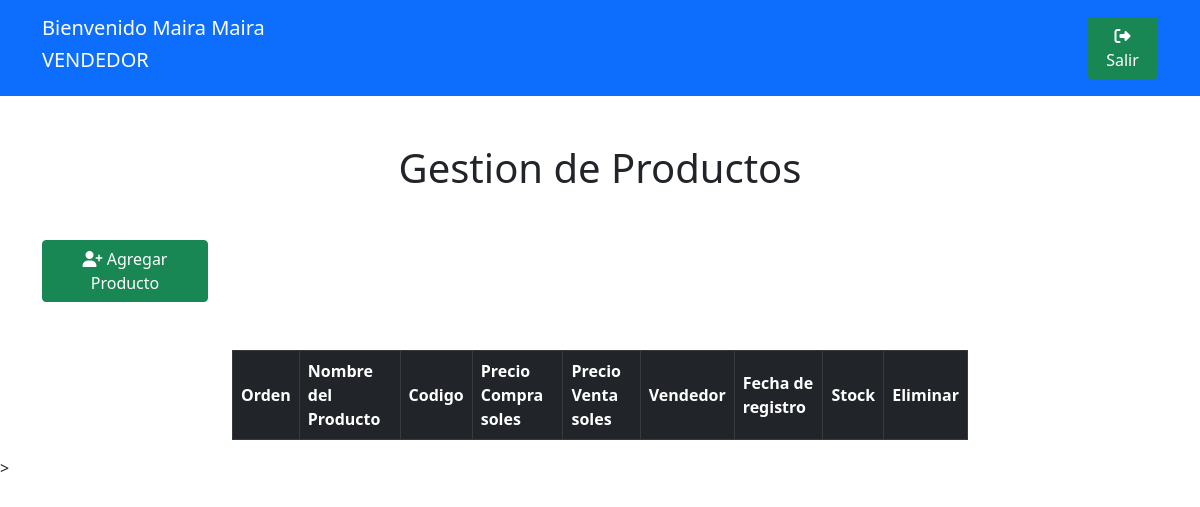
The app's page /gestionProductos (signed in), older data.
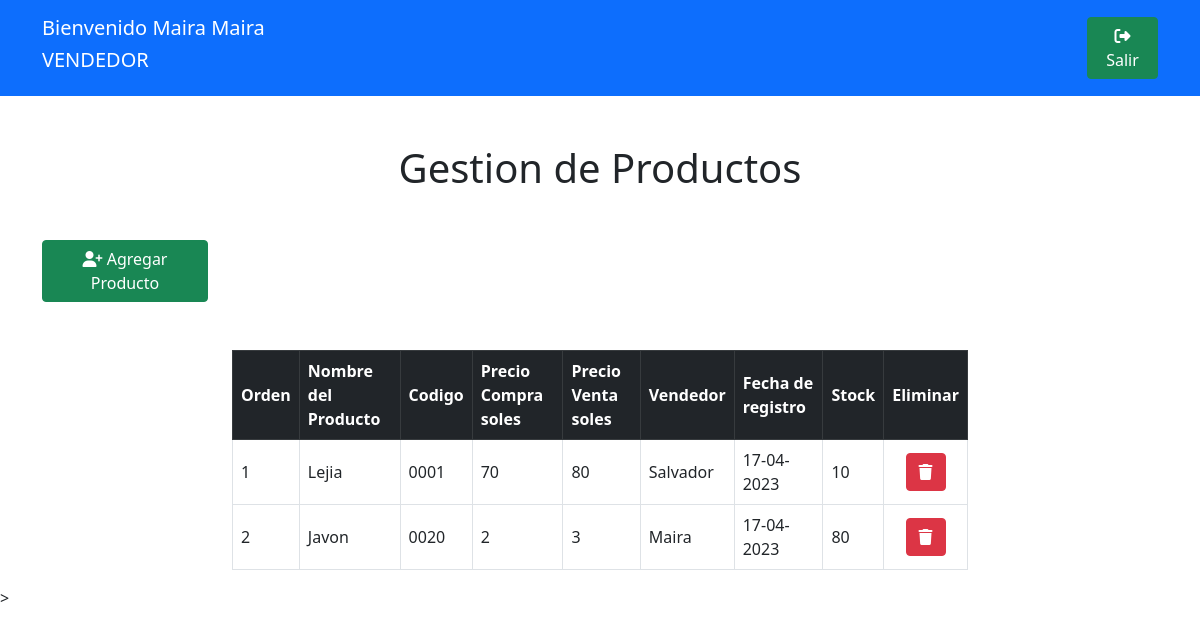
The same page, newer data.
### gestion_tienda/models.py (models this page shows)
class datosUsuario(models.Model):
    user = models.OneToOneField(User, on_delete=models.CASCADE)
    rolUsuario = models.CharField(max_length=32, default='VENDEDOR')
    nroCelular = models.CharField(max_length=32, default='000000000')
    fechaIngreso = models.DateField(default=date.today)

class datosProducto(models.Model):
    vendedor = models.ForeignKey(User, on_delete=models.CASCADE)
    nameProducto = models.CharField(max_length=32, default='000000000')
    codigo = models.CharField(max_length=32, default='000000000')
    precioCompra = models.CharField(max_length=32, default='0')
    PrecioVenta = models.CharField(max_length=32, default='0')
    stockProducto = models.CharField(max_length=32, default='0')
    fechaventa = models.DateField(default=date.today)

### gestion_tienda/views.py (the view)
# urls.py: path('gestionProductos', views.gestionProductos, name='gestionProductos'),
@login_required(login_url="http://127.0.0.1:8000/")
def gestionProductos(request):
    return render(request, 'gestionProductos.html', {
        'productosTotales': datosProducto.objects.all().order_by('id')
    })

### gestion_tienda/templates/gestionProductos.html (shortened to what this page needs)
{% load static %}
<!DOCTYPE html>
<html>
    <head>
        <link href="https://cdn.jsdelivr.net/npm/bootstrap@5.0.2/dist/css/bootstrap.min.css" rel="stylesheet">
        <link rel="stylesheet" href="https://cdnjs.cloudflare.com/ajax/libs/font-awesome/6.4.0/css/all.min.css" />
    </head>
    <body>
        <div class="bg-primary">
            <div class="container">
                <div class="row justify-content-between align-items-center">
                    <div class="col-4 mt-3 mb-3 text-white">
                        <div class="row">
                            <h5>Bienvenido {{ user.first_name }} {{ user.last_name }}</h5>
                        </div>
                        <div class="row">
                            <h5>{{ user.datosusuario.rolUsuario }}</h5>
                        </div>
                    </div>
                    <div class="col-1">
                        <a class="btn btn-success" href="{% url 'gestion_tienda:cerrarSesion' %}"><i class="fa-solid fa-right-from-bracket"></i> Salir</a>
                    </div>
                </div>
            </div>
        </div>
        <div class="mt-5 text-center">
            <h1>Gestion de Productos</h5>
        </div>
        <div class="mt-5 container">
            <div class="row justify-content-between">
                <div class="col-2">
                    <button class="btn btn-success" data-bs-toggle="modal" data-bs-target="#nuevoProducto"><i class="fa-solid fa-user-plus"></i> Agregar Producto</button>
                </div>
            </div>
        </div>
        <div class="mt-5 container">
            <div class="row justify-content-center">
                <div class="col-8">
                    <table class="table table-bordered align-middle">
                        <thead class="table-dark align-middle">
                            <th>Orden</th>
                            <th>Nombre del Producto</th>
                            <th>Codigo</th>
                            <th>Precio Compra soles</th>
                            <th>Precio Venta soles</th>
                            <th>Vendedor</th>
                            <th>Fecha de registro</th>
                            <th>Stock</th>
                            <th>Eliminar</th>
                        </thead>
                        <tbody>
                            {% for producto in productosTotales %}
                                <tr>
                                    <td>{{ forloop.counter }}</td>
                                    <td>{{ producto.nameProducto }}</td>
                                    <td>{{ producto.codigo }}</td>
                                    <td>{{ producto.precioCompra }}</td>
                                    <td>{{ producto.PrecioVenta }}</td>
                                    <td>{{ producto.vendedor }}</td>
                                    <td>{{ producto.fechaventa|date:"d-m-Y" }}</td>
                                    <td>{{ producto.stockProducto }}</td>
                                    <td class="text-center"><a href="{% url 'gestion_tienda:eliminarProducto' producto.id %}" class="btn btn-danger"><i class="fa-solid fa-trash"></i></a></td>
                                </tr>
                            {% endfor %}
                        </tbody>
                    </table>
                </div>
            </div>
        </div>
    </body>
</html>

Row changes from the older to the newer data that the page shows:
added datosProducto: nameProducto "Lejia", codigo "0001", precioCompra "70", PrecioVenta "80", vendedor "Salvador", fechaventa "17-04-2023", stockProducto "10"
added datosProducto: nameProducto "Javon", codigo "0020", precioCompra "2", PrecioVenta "3", vendedor "Maira", fechaventa "17-04-2023", stockProducto "80"
